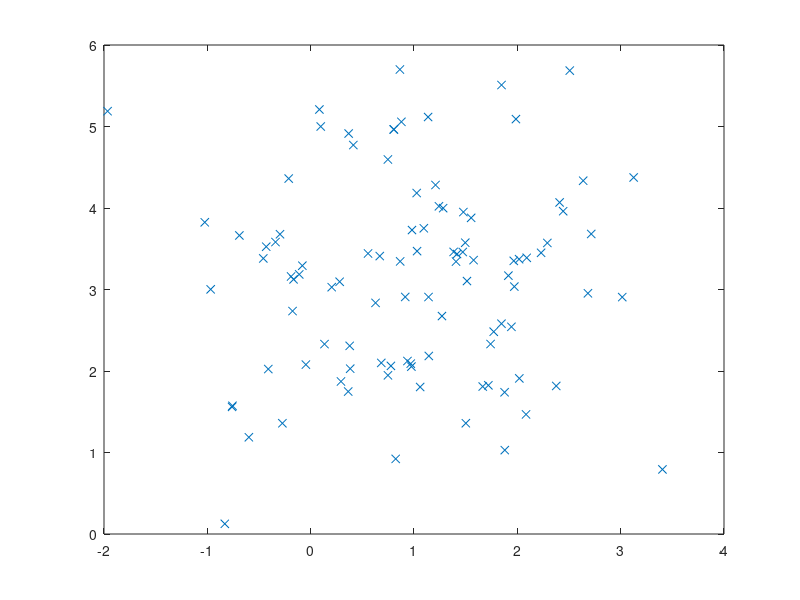

MATLAB code for this plot: (Note: this script raises an error after producing the figure.)
function [model, y] = gmm_basic()
clear all
clc

n_samples = 100;

%% generate random data
mu_r = [1, 3];
sigma_r = [1.5, 1.5];
w_r = [1]; % has to sum to one

x = mvnrnd(mu_r, diag(sigma_r), n_samples);

plot(x(:,1),x(:,2),'x')

w_r = permute(w_r, [1 3 2] );

n_dim = 2;
n_kernels = 1;

%% define model
%model= cell();
model.layers{1}= GmmLayer(n_dim, n_kernels);

model.layers{1}.params.mu = rand(1, n_dim, n_kernels);
model.layers{1}.params.sigma = rand(1, n_dim, n_kernels);
model.layers{1}.params.w = 1; %rand(1, 1, n_kernels);

model.layers{1}.const.x = x;

model.layers{2}= NegLogLoss;

model.n_layers= length(model.layers);

model = get_num_params(model);

%% compute forward pass
[model, y] = forward(model);

%% compute backward pass
[model, y] = forward(model);

end



function loss(w)
    model = vect2params(model, w)
    
end

function dloss_dw(w)
    
    

end

% TODO: convert model into a class. Each layer must have an option for
% inputs, parameters and constants. 
% layer class should provide a forward and backward
% TODO: add number of input/outputs to each layer

function [model, y] = forward(model)
        
    y = cell(model.n_layers,1);
    layers = model.layers;
    
    if ~isempty(model.layers{1}.params) && ~isempty(model.layers{1}.const)
        params = struct2cell(model.layers{1}.params);
        const = struct2cell(model.layers{1}.const);
        
        y{1} = model.layers{1}.forward(params{:}, const{:});
        
    elseif ~isempty(model.layers{1}.params)
        params = struct2cell(model.layers{1}.params);
        
        y{1} = model.layers{1}.forward(params{:});
    end
        
    for l= 2:model.n_layers % change to number of layers
        if ~isempty(model.layers{l}.params) && ~isempty(model.layers{l}.const)
            params = struct2cell(model.layers{l}.params);
            const = struct2cell(model.layers{l}.const);

            y{l} = model.layers{l}.forward(y{l-1}, params{:}, const{:});

        elseif ~isempty(model.layers{l}.params)
            params = struct2cell(model.layers{l}.params);

            y{l} = model.layers{l}.forward(y{l-1}, params{:});
            
        else
            y{l} = model.layers{l}.forward(y{l-1});
        end
    
    end
    
end

function de_dw = backward(model)
    de_dw = zeros(model.n_params_cum(end), 1);
    idx=1;
    
    
    de_dinput = model.layers{end}.backward_inputs(1);
    
    for l= model.n_layers-1:-1:1
        % parameters gradient calculation
        if ~isempty(model.layers{l}.params)
            model.layers{l}.backward_params(de_dinput);
            
            dparams = struct2cell(model.layers{l}.dparams);
            dparams = cell2mat(cellfun(@(x) reshape(x,[],1), dparams, 'UniformOutput', false));
            
            de_dw(idx:model.n_params_cum(l)) = dparams;
            idx = model.n_params_cum(l);
        end
        % inputs gradient calculation
        if model.layers{l}.n_inputs ~= 0
            de_dinput = model.layers{end}.backward_inputs(de_dinput);
        end
            
    end
    
end

function w = params2vect(model)
        
    w = zeros(model.n_params_cum(end), 1);
    idx=1;
    for l= 1:model.n_layers 
        if ~isempty(model.layers{l}.params)
            params = struct2cell(model.layers{l}.params);
            params = cell2mat(cellfun(@(x) reshape(x,[],1), params, 'UniformOutput', false));
            
            w(idx:model.n_params_cum(l)) = params;
            idx = model.n_params_cum(l);
        end
    end
    
end

function model = vect2params(model, w)
    idx= 1;
    for l= 1:model.n_layers 
        if ~isempty(model.layers{l}.params)
            fields = fieldnames(model.layers{l}.params);
            
            for i = 1:numel(fields)
                param_i = model.layers{l}.params.(fields{i});
                model.layers{l}.params.(fields{i}) = reshape(w(idx:idx+numel(param_i)-1), size(param_i));
                idx = idx + numel(param_i);
            end
        end
    end
    
end

function model = get_num_params(model)
    model.n_params= zeros(model.n_layers, 1);
    
    for l= 1:model.n_layers 
        if ~isempty(model.layers{l}.params)
            params = struct2cell(model.layers{l}.params);
            model.n_params(l) = sum(cellfun(@numel, params));
        end
    end
    model.n_params_cum = cumsum(model.n_params);
end
